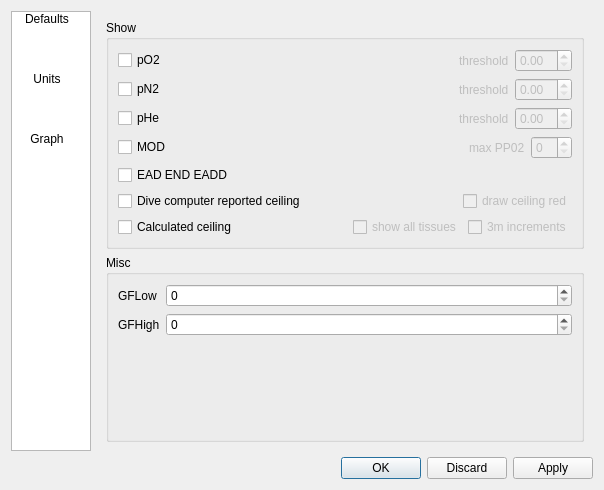
<?xml version="1.0" encoding="UTF-8"?>
<ui version="4.0">
 <class>PreferencesDialog</class>
 <widget class="QDialog" name="PreferencesDialog">
  <property name="geometry">
   <rect>
    <x>0</x>
    <y>0</y>
    <width>604</width>
    <height>490</height>
   </rect>
  </property>
  <property name="windowTitle">
   <string>Dialog</string>
  </property>
  <layout class="QVBoxLayout" name="verticalLayout_2">
   <item>
    <layout class="QHBoxLayout" name="horizontalLayout_2">
     <item>
      <widget class="QListWidget" name="listWidget">
       <property name="sizePolicy">
        <sizepolicy hsizetype="Minimum" vsizetype="Expanding">
         <horstretch>0</horstretch>
         <verstretch>0</verstretch>
        </sizepolicy>
       </property>
       <property name="minimumSize">
        <size>
         <width>80</width>
         <height>0</height>
        </size>
       </property>
       <property name="maximumSize">
        <size>
         <width>80</width>
         <height>16777215</height>
        </size>
       </property>
       <property name="iconSize">
        <size>
         <width>40</width>
         <height>40</height>
        </size>
       </property>
       <property name="textElideMode">
        <enum>Qt::ElideNone</enum>
       </property>
       <property name="movement">
        <enum>QListView::Static</enum>
       </property>
       <property name="isWrapping" stdset="0">
        <bool>true</bool>
       </property>
       <property name="layoutMode">
        <enum>QListView::Batched</enum>
       </property>
       <property name="spacing">
        <number>0</number>
       </property>
       <property name="gridSize">
        <size>
         <width>70</width>
         <height>60</height>
        </size>
       </property>
       <property name="viewMode">
        <enum>QListView::IconMode</enum>
       </property>
       <property name="uniformItemSizes">
        <bool>false</bool>
       </property>
       <property name="wordWrap">
        <bool>true</bool>
       </property>
       <property name="currentRow">
        <number>-1</number>
       </property>
       <item>
        <property name="text">
         <string>Defaults</string>
        </property>
        <property name="icon">
         <iconset>
          <normalon>:/subsurface-icon</normalon>
         </iconset>
        </property>
       </item>
       <item>
        <property name="text">
         <string>Units</string>
        </property>
        <property name="icon">
         <iconset>
          <normalon>:/units</normalon>
         </iconset>
        </property>
       </item>
       <item>
        <property name="text">
         <string>Graph</string>
        </property>
        <property name="icon">
         <iconset>
          <normalon>:/graph</normalon>
         </iconset>
        </property>
       </item>
      </widget>
     </item>
     <item>
      <widget class="QStackedWidget" name="stackedWidget">
       <property name="sizePolicy">
        <sizepolicy hsizetype="MinimumExpanding" vsizetype="MinimumExpanding">
         <horstretch>0</horstretch>
         <verstretch>0</verstretch>
        </sizepolicy>
       </property>
       <property name="currentIndex">
        <number>2</number>
       </property>
       <widget class="QWidget" name="page_2">
        <layout class="QVBoxLayout" name="verticalLayout_3">
         <item>
          <widget class="QGroupBox" name="groupBox_2">
           <property name="title">
            <string>Lists and Tables</string>
           </property>
           <layout class="QFormLayout" name="formLayout_2">
            <item row="0" column="0">
             <widget class="QLabel" name="label_7">
              <property name="text">
               <string>Font</string>
              </property>
             </widget>
            </item>
            <item row="0" column="1">
             <widget class="QFontComboBox" name="font"/>
            </item>
            <item row="1" column="0">
             <widget class="QLabel" name="label_8">
              <property name="text">
               <string>Font size</string>
              </property>
             </widget>
            </item>
            <item row="1" column="1">
             <widget class="QDoubleSpinBox" name="fontsize"/>
            </item>
           </layout>
          </widget>
         </item>
         <item>
          <widget class="QGroupBox" name="groupBox_3">
           <property name="title">
            <string>Dives</string>
           </property>
           <layout class="QFormLayout" name="formLayout">
            <item row="0" column="0">
             <widget class="QLabel" name="label_9">
              <property name="text">
               <string>Default Dive file</string>
              </property>
             </widget>
            </item>
            <item row="0" column="1">
             <layout class="QHBoxLayout" name="horizontalLayout_3">
              <item>
               <widget class="QLineEdit" name="defaultfilename"/>
              </item>
              <item>
               <widget class="QToolButton" name="chooseFile">
                <property name="text">
                 <string>...</string>
                </property>
               </widget>
              </item>
             </layout>
            </item>
            <item row="1" column="0">
             <widget class="QLabel" name="label_10">
              <property name="text">
               <string>Display Invalid</string>
              </property>
             </widget>
            </item>
            <item row="1" column="1">
             <widget class="QCheckBox" name="displayinvalid">
              <property name="text">
               <string/>
              </property>
             </widget>
            </item>
           </layout>
          </widget>
         </item>
         <item>
          <spacer name="verticalSpacer_2">
           <property name="orientation">
            <enum>Qt::Vertical</enum>
           </property>
           <property name="sizeHint" stdset="0">
            <size>
             <width>20</width>
             <height>40</height>
            </size>
           </property>
          </spacer>
         </item>
        </layout>
       </widget>
       <widget class="QWidget" name="page">
        <layout class="QVBoxLayout" name="verticalLayout">
         <item>
          <layout class="QHBoxLayout" name="horizontalLayout">
           <item>
            <widget class="QLabel" name="label_6">
             <property name="text">
              <string>System</string>
             </property>
            </widget>
           </item>
           <item>
            <widget class="QRadioButton" name="metric">
             <property name="text">
              <string>Metric</string>
             </property>
            </widget>
           </item>
           <item>
            <widget class="QRadioButton" name="imperial">
             <property name="text">
              <string>Imperial</string>
             </property>
            </widget>
           </item>
          </layout>
         </item>
         <item>
          <widget class="QGroupBox" name="groupBox">
           <property name="title">
            <string>Personalize</string>
           </property>
           <property name="checkable">
            <bool>true</bool>
           </property>
           <property name="checked">
            <bool>false</bool>
           </property>
           <layout class="QGridLayout" name="gridLayout">
            <item row="0" column="0">
             <widget class="QLabel" name="label">
              <property name="text">
               <string>Depth</string>
              </property>
             </widget>
            </item>
            <item row="0" column="1">
             <widget class="QRadioButton" name="meter">
              <property name="text">
               <string>Meter</string>
              </property>
              <attribute name="buttonGroup">
               <string notr="true">buttonGroup</string>
              </attribute>
             </widget>
            </item>
            <item row="0" column="2">
             <widget class="QRadioButton" name="feet">
              <property name="text">
               <string>Feet</string>
              </property>
              <attribute name="buttonGroup">
               <string notr="true">buttonGroup</string>
              </attribute>
             </widget>
            </item>
            <item row="1" column="0">
             <widget class="QLabel" name="label_2">
              <property name="text">
               <string>Pressure</string>
              </property>
             </widget>
            </item>
            <item row="1" column="1">
             <widget class="QRadioButton" name="bar">
              <property name="text">
               <string>Bar</string>
              </property>
              <attribute name="buttonGroup">
               <string notr="true">buttonGroup_2</string>
              </attribute>
             </widget>
            </item>
            <item row="1" column="2">
             <widget class="QRadioButton" name="psi">
              <property name="text">
               <string>Psi</string>
              </property>
              <attribute name="buttonGroup">
               <string notr="true">buttonGroup_2</string>
              </attribute>
             </widget>
            </item>
            <item row="2" column="0">
             <widget class="QLabel" name="label_3">
              <property name="text">
               <string>Volume</string>
              </property>
             </widget>
            </item>
            <item row="2" column="1">
             <widget class="QRadioButton" name="liter">
              <property name="text">
               <string>Liter</string>
              </property>
              <attribute name="buttonGroup">
               <string notr="true">buttonGroup_3</string>
              </attribute>
             </widget>
            </item>
            <item row="2" column="2">
             <widget class="QRadioButton" name="cuft">
              <property name="text">
               <string>CuFt</string>
              </property>
              <attribute name="buttonGroup">
               <string notr="true">buttonGroup_3</string>
              </attribute>
             </widget>
            </item>
            <item row="3" column="0">
             <widget class="QLabel" name="label_4">
              <property name="text">
               <string>Temperature</string>
              </property>
             </widget>
            </item>
            <item row="3" column="1">
             <widget class="QRadioButton" name="celsius">
              <property name="text">
               <string>Celsius</string>
              </property>
              <attribute name="buttonGroup">
               <string notr="true">buttonGroup_4</string>
              </attribute>
             </widget>
            </item>
            <item row="3" column="2">
             <widget class="QRadioButton" name="fahrenheit">
              <property name="text">
               <string>Fahrenheit</string>
              </property>
              <attribute name="buttonGroup">
               <string notr="true">buttonGroup_4</string>
              </attribute>
             </widget>
            </item>
            <item row="4" column="0">
             <widget class="QLabel" name="label_5">
              <property name="text">
               <string>Weigth</string>
              </property>
             </widget>
            </item>
            <item row="4" column="1">
             <widget class="QRadioButton" name="kgs">
              <property name="text">
               <string>Kg</string>
              </property>
              <attribute name="buttonGroup">
               <string notr="true">buttonGroup_5</string>
              </attribute>
             </widget>
            </item>
            <item row="4" column="2">
             <widget class="QRadioButton" name="lbs">
              <property name="text">
               <string>lbs</string>
              </property>
              <attribute name="buttonGroup">
               <string notr="true">buttonGroup_5</string>
              </attribute>
             </widget>
            </item>
           </layout>
          </widget>
         </item>
         <item>
          <spacer name="verticalSpacer">
           <property name="orientation">
            <enum>Qt::Vertical</enum>
           </property>
           <property name="sizeHint" stdset="0">
            <size>
             <width>20</width>
             <height>40</height>
            </size>
           </property>
          </spacer>
         </item>
         <item>
          <spacer name="horizontalSpacer">
           <property name="orientation">
            <enum>Qt::Horizontal</enum>
           </property>
           <property name="sizeHint" stdset="0">
            <size>
             <width>40</width>
             <height>20</height>
            </size>
           </property>
          </spacer>
         </item>
        </layout>
       </widget>
       <widget class="QWidget" name="page_3">
        <layout class="QVBoxLayout" name="verticalLayout_5">
         <item>
          <widget class="QGroupBox" name="groupBox_4">
           <property name="title">
            <string>Show</string>
           </property>
           <layout class="QVBoxLayout" name="verticalLayout_4">
            <item>
             <layout class="QHBoxLayout" name="horizontalLayout_4">
              <item>
               <widget class="QCheckBox" name="po2">
                <property name="text">
                 <string>pO2</string>
                </property>
               </widget>
              </item>
              <item>
               <spacer name="horizontalSpacer_2">
                <property name="orientation">
                 <enum>Qt::Horizontal</enum>
                </property>
                <property name="sizeHint" stdset="0">
                 <size>
                  <width>40</width>
                  <height>20</height>
                 </size>
                </property>
               </spacer>
              </item>
              <item>
               <widget class="QLabel" name="label_12">
                <property name="enabled">
                 <bool>false</bool>
                </property>
                <property name="text">
                 <string>threshold</string>
                </property>
               </widget>
              </item>
              <item>
               <widget class="QDoubleSpinBox" name="po2Threshold">
                <property name="enabled">
                 <bool>false</bool>
                </property>
               </widget>
              </item>
             </layout>
            </item>
            <item>
             <layout class="QHBoxLayout" name="horizontalLayout_5">
              <item>
               <widget class="QCheckBox" name="pn2">
                <property name="text">
                 <string>pN2</string>
                </property>
               </widget>
              </item>
              <item>
               <spacer name="horizontalSpacer_3">
                <property name="orientation">
                 <enum>Qt::Horizontal</enum>
                </property>
                <property name="sizeHint" stdset="0">
                 <size>
                  <width>40</width>
                  <height>20</height>
                 </size>
                </property>
               </spacer>
              </item>
              <item>
               <widget class="QLabel" name="label_13">
                <property name="enabled">
                 <bool>false</bool>
                </property>
                <property name="text">
                 <string>threshold</string>
                </property>
               </widget>
              </item>
              <item>
               <widget class="QDoubleSpinBox" name="pn2Threshold">
                <property name="enabled">
                 <bool>false</bool>
                </property>
               </widget>
              </item>
             </layout>
            </item>
            <item>
             <layout class="QHBoxLayout" name="horizontalLayout_8">
              <item>
               <widget class="QCheckBox" name="phe">
                <property name="text">
                 <string>pHe</string>
                </property>
               </widget>
              </item>
              <item>
               <spacer name="horizontalSpacer_4">
                <property name="orientation">
                 <enum>Qt::Horizontal</enum>
                </property>
                <property name="sizeHint" stdset="0">
                 <size>
                  <width>40</width>
                  <height>20</height>
                 </size>
                </property>
               </spacer>
              </item>
              <item>
               <widget class="QLabel" name="label_17">
                <property name="enabled">
                 <bool>false</bool>
                </property>
                <property name="text">
                 <string>threshold</string>
                </property>
               </widget>
              </item>
              <item>
               <widget class="QDoubleSpinBox" name="pheThreshold">
                <property name="enabled">
                 <bool>false</bool>
                </property>
               </widget>
              </item>
             </layout>
            </item>
            <item>
             <layout class="QHBoxLayout" name="horizontalLayout_9">
              <item>
               <widget class="QCheckBox" name="mod">
                <property name="text">
                 <string>MOD</string>
                </property>
               </widget>
              </item>
              <item>
               <spacer name="horizontalSpacer_5">
                <property name="orientation">
                 <enum>Qt::Horizontal</enum>
                </property>
                <property name="sizeHint" stdset="0">
                 <size>
                  <width>40</width>
                  <height>20</height>
                 </size>
                </property>
               </spacer>
              </item>
              <item>
               <widget class="QLabel" name="label_18">
                <property name="enabled">
                 <bool>false</bool>
                </property>
                <property name="text">
                 <string>max PP02</string>
                </property>
               </widget>
              </item>
              <item>
               <widget class="QSpinBox" name="maxppo2">
                <property name="enabled">
                 <bool>false</bool>
                </property>
               </widget>
              </item>
             </layout>
            </item>
            <item>
             <widget class="QCheckBox" name="ead_end_eadd">
              <property name="text">
               <string>EAD END EADD</string>
              </property>
             </widget>
            </item>
            <item>
             <layout class="QHBoxLayout" name="horizontalLayout_10b">
              <item>
               <widget class="QCheckBox" name="dc_reported_ceiling">
                <property name="text">
                 <string>Dive computer reported ceiling</string>
                </property>
               </widget>
              </item>
              <item>
               <spacer name="horizontalSpacer_6b">
                <property name="orientation">
                 <enum>Qt::Horizontal</enum>
                </property>
                <property name="sizeHint" stdset="0">
                 <size>
                  <width>40</width>
                  <height>20</height>
                 </size>
                </property>
               </spacer>
              </item>
              <item>
               <widget class="QCheckBox" name="red_ceiling">
                <property name="enabled">
                 <bool>false</bool>
                </property>
                <property name="text">
                 <string>draw ceiling red</string>
                </property>
               </widget>
              </item>
             </layout>
            </item>
            <item>
             <layout class="QHBoxLayout" name="horizontalLayout_10">
              <item>
               <widget class="QCheckBox" name="calculated_ceiling">
                <property name="text">
                 <string>Calculated ceiling</string>
                </property>
               </widget>
              </item>
              <item>
               <spacer name="horizontalSpacer_6">
                <property name="orientation">
                 <enum>Qt::Horizontal</enum>
                </property>
                <property name="sizeHint" stdset="0">
                 <size>
                  <width>40</width>
                  <height>20</height>
                 </size>
                </property>
               </spacer>
              </item>
              <item>
               <widget class="QCheckBox" name="all_tissues">
                <property name="enabled">
                 <bool>false</bool>
                </property>
                <property name="text">
                 <string>show all tissues</string>
                </property>
               </widget>
              </item>
              <item>
               <widget class="QCheckBox" name="increment_3m">
                <property name="enabled">
                 <bool>false</bool>
                </property>
                <property name="text">
                 <string>3m increments</string>
                </property>
               </widget>
              </item>
             </layout>
            </item>
           </layout>
          </widget>
         </item>
         <item>
          <widget class="QGroupBox" name="groupBox_5">
           <property name="title">
            <string>Misc</string>
           </property>
           <layout class="QFormLayout" name="formLayout_3">
            <item row="0" column="0">
             <widget class="QLabel" name="label_19">
              <property name="text">
               <string>GFLow</string>
              </property>
             </widget>
            </item>
            <item row="0" column="1">
             <widget class="QSpinBox" name="gflow"/>
            </item>
            <item row="1" column="0">
             <widget class="QLabel" name="label_20">
              <property name="text">
               <string>GFHigh</string>
              </property>
             </widget>
            </item>
            <item row="1" column="1">
             <widget class="QSpinBox" name="gfhigh"/>
            </item>
           </layout>
          </widget>
         </item>
        </layout>
       </widget>
      </widget>
     </item>
    </layout>
   </item>
   <item>
    <widget class="QDialogButtonBox" name="buttonBox">
     <property name="orientation">
      <enum>Qt::Horizontal</enum>
     </property>
     <property name="standardButtons">
      <set>QDialogButtonBox::Apply|QDialogButtonBox::Discard|QDialogButtonBox::Ok</set>
     </property>
    </widget>
   </item>
  </layout>
 </widget>
 <resources>
  <include location="../subsurface.qrc"/>
 </resources>
 <connections>
  <connection>
   <sender>buttonBox</sender>
   <signal>accepted()</signal>
   <receiver>PreferencesDialog</receiver>
   <slot>accept()</slot>
   <hints>
    <hint type="sourcelabel">
     <x>226</x>
     <y>522</y>
    </hint>
    <hint type="destinationlabel">
     <x>157</x>
     <y>274</y>
    </hint>
   </hints>
  </connection>
  <connection>
   <sender>buttonBox</sender>
   <signal>rejected()</signal>
   <receiver>PreferencesDialog</receiver>
   <slot>reject()</slot>
   <hints>
    <hint type="sourcelabel">
     <x>294</x>
     <y>522</y>
    </hint>
    <hint type="destinationlabel">
     <x>286</x>
     <y>274</y>
    </hint>
   </hints>
  </connection>
  <connection>
   <sender>listWidget</sender>
   <signal>currentRowChanged(int)</signal>
   <receiver>stackedWidget</receiver>
   <slot>setCurrentIndex(int)</slot>
   <hints>
    <hint type="sourcelabel">
     <x>37</x>
     <y>97</y>
    </hint>
    <hint type="destinationlabel">
     <x>186</x>
     <y>8</y>
    </hint>
   </hints>
  </connection>
  <connection>
   <sender>po2</sender>
   <signal>clicked(bool)</signal>
   <receiver>label_12</receiver>
   <slot>setEnabled(bool)</slot>
   <hints>
    <hint type="sourcelabel">
     <x>288</x>
     <y>179</y>
    </hint>
    <hint type="destinationlabel">
     <x>681</x>
     <y>194</y>
    </hint>
   </hints>
  </connection>
  <connection>
   <sender>po2</sender>
   <signal>clicked(bool)</signal>
   <receiver>po2Threshold</receiver>
   <slot>setEnabled(bool)</slot>
   <hints>
    <hint type="sourcelabel">
     <x>301</x>
     <y>179</y>
    </hint>
    <hint type="destinationlabel">
     <x>742</x>
     <y>184</y>
    </hint>
   </hints>
  </connection>
  <connection>
   <sender>pn2</sender>
   <signal>clicked(bool)</signal>
   <receiver>label_13</receiver>
   <slot>setEnabled(bool)</slot>
   <hints>
    <hint type="sourcelabel">
     <x>295</x>
     <y>208</y>
    </hint>
    <hint type="destinationlabel">
     <x>673</x>
     <y>216</y>
    </hint>
   </hints>
  </connection>
  <connection>
   <sender>pn2</sender>
   <signal>clicked(bool)</signal>
   <receiver>pn2Threshold</receiver>
   <slot>setEnabled(bool)</slot>
   <hints>
    <hint type="sourcelabel">
     <x>301</x>
     <y>206</y>
    </hint>
    <hint type="destinationlabel">
     <x>740</x>
     <y>216</y>
    </hint>
   </hints>
  </connection>
  <connection>
   <sender>phe</sender>
   <signal>clicked(bool)</signal>
   <receiver>label_17</receiver>
   <slot>setEnabled(bool)</slot>
   <hints>
    <hint type="sourcelabel">
     <x>296</x>
     <y>240</y>
    </hint>
    <hint type="destinationlabel">
     <x>683</x>
     <y>242</y>
    </hint>
   </hints>
  </connection>
  <connection>
   <sender>phe</sender>
   <signal>clicked(bool)</signal>
   <receiver>pheThreshold</receiver>
   <slot>setEnabled(bool)</slot>
   <hints>
    <hint type="sourcelabel">
     <x>304</x>
     <y>232</y>
    </hint>
    <hint type="destinationlabel">
     <x>760</x>
     <y>236</y>
    </hint>
   </hints>
  </connection>
  <connection>
   <sender>mod</sender>
   <signal>clicked(bool)</signal>
   <receiver>label_18</receiver>
   <slot>setEnabled(bool)</slot>
   <hints>
    <hint type="sourcelabel">
     <x>294</x>
     <y>267</y>
    </hint>
    <hint type="destinationlabel">
     <x>692</x>
     <y>271</y>
    </hint>
   </hints>
  </connection>
  <connection>
   <sender>mod</sender>
   <signal>clicked(bool)</signal>
   <receiver>maxppo2</receiver>
   <slot>setEnabled(bool)</slot>
   <hints>
    <hint type="sourcelabel">
     <x>286</x>
     <y>261</y>
    </hint>
    <hint type="destinationlabel">
     <x>760</x>
     <y>269</y>
    </hint>
   </hints>
  </connection>
  <connection>
   <sender>calculated_ceiling</sender>
   <signal>clicked(bool)</signal>
   <receiver>all_tissues</receiver>
   <slot>setEnabled(bool)</slot>
   <hints>
    <hint type="sourcelabel">
     <x>288</x>
     <y>344</y>
    </hint>
    <hint type="destinationlabel">
     <x>555</x>
     <y>351</y>
    </hint>
   </hints>
  </connection>
 </connections>
 <buttongroups>
  <buttongroup name="buttonGroup_2"/>
  <buttongroup name="buttonGroup_3"/>
  <buttongroup name="buttonGroup_4"/>
  <buttongroup name="buttonGroup_5"/>
  <buttongroup name="buttonGroup"/>
 </buttongroups>
</ui>
